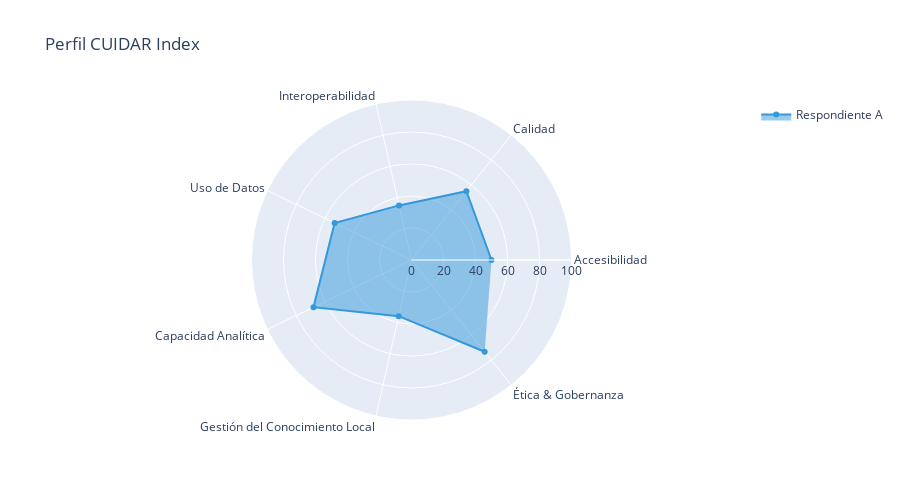
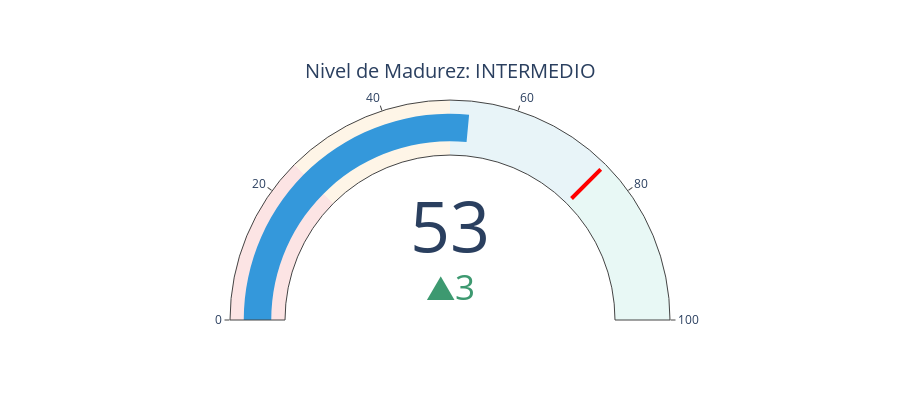
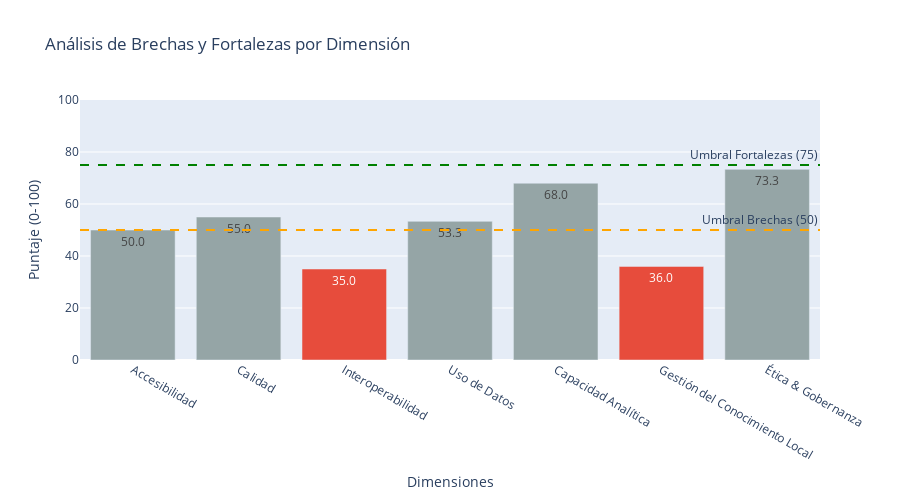

The code cell stored with these charts, in order, in its notebook:
### Markdown cell above
### Visualizaciones de la Evaluación

### Code cell
# Gráfico de radar
fig_radar = visualizar_radar(evaluacion_ejemplo)
fig_radar.show()

# Gauge de nivel de madurez
fig_gauge = visualizar_nivel_madurez(puntaje_total)
fig_gauge.show()

# Análisis de brechas y fortalezas
fig_brechas = visualizar_brechas_fortalezas(evaluacion_ejemplo)
fig_brechas.show()

### Figure 1 — Plotly figure (JSON) as saved in the notebook; plotly's stock layout.template omitted (floating-point values rounded to 4 significant figures)
{"data": [{"fill": "toself", "line": {"color": "#3498db"}, "name": "Respondiente A", "r": [50, 55.0, 35, 53.33, 68, 36, 73.33], "theta": ["Accesibilidad", "Calidad", "Interoperabilidad", "Uso de Datos", "Capacidad Analítica", "Gestión del Conocimiento Local", "Ética & Gobernanza"], "type": "scatterpolar"}], "layout": {"height": 500, "polar": {"radialaxis": {"range": [0, 100], "visible": true}}, "showlegend": true, "title": {"text": "Perfil CUIDAR Index"}}}

### Figure 2 — Plotly figure (JSON) as saved in the notebook; plotly's stock layout.template omitted (floating-point values rounded to 4 significant figures)
{"data": [{"delta": {"reference": 50}, "domain": {"x": [0, 1], "y": [0, 1]}, "gauge": {"axis": {"range": [null, 100]}, "bar": {"color": "#3498db"}, "steps": [{"color": "#fce4e4", "range": [0, 25]}, {"color": "#fef5e7", "range": [25, 50]}, {"color": "#e8f4f8", "range": [50, 75]}, {"color": "#e8f8f5", "range": [75, 100]}], "threshold": {"line": {"color": "red", "width": 4}, "thickness": 0.75, "value": 75}}, "mode": "gauge+number+delta", "title": {"text": "Nivel de Madurez: INTERMEDIO"}, "type": "indicator", "value": 52.95}], "layout": {"height": 400}}

### Figure 3 — Plotly figure (JSON) as saved in the notebook; plotly's stock layout.template omitted (floating-point values rounded to 4 significant figures)
{"data": [{"marker": {"color": ["#95a5a6", "#95a5a6", "#e74c3c", "#95a5a6", "#95a5a6", "#e74c3c", "#95a5a6"]}, "text": ["50.0", "55.0", "35.0", "53.3", "68.0", "36.0", "73.3"], "textposition": "auto", "type": "bar", "x": ["Accesibilidad", "Calidad", "Interoperabilidad", "Uso de Datos", "Capacidad Analítica", "Gestión del Conocimiento Local", "Ética & Gobernanza"], "y": [50, 55.0, 35, 53.33, 68, 36, 73.33]}], "layout": {"annotations": [{"showarrow": false, "text": "Umbral Brechas (50)", "x": 1, "xanchor": "right", "xref": "x domain", "y": 50, "yanchor": "bottom", "yref": "y"}, {"showarrow": false, "text": "Umbral Fortalezas (75)", "x": 1, "xanchor": "right", "xref": "x domain", "y": 75, "yanchor": "bottom", "yref": "y"}], "height": 500, "shapes": [{"line": {"color": "orange", "dash": "dash"}, "type": "line", "x0": 0, "x1": 1, "xref": "x domain", "y0": 50, "y1": 50, "yref": "y"}, {"line": {"color": "green", "dash": "dash"}, "type": "line", "x0": 0, "x1": 1, "xref": "x domain", "y0": 75, "y1": 75, "yref": "y"}], "title": {"text": "Análisis de Brechas y Fortalezas por Dimensión"}, "xaxis": {"title": {"text": "Dimensiones"}}, "yaxis": {"range": [0, 100], "title": {"text": "Puntaje (0-100)"}}}}
